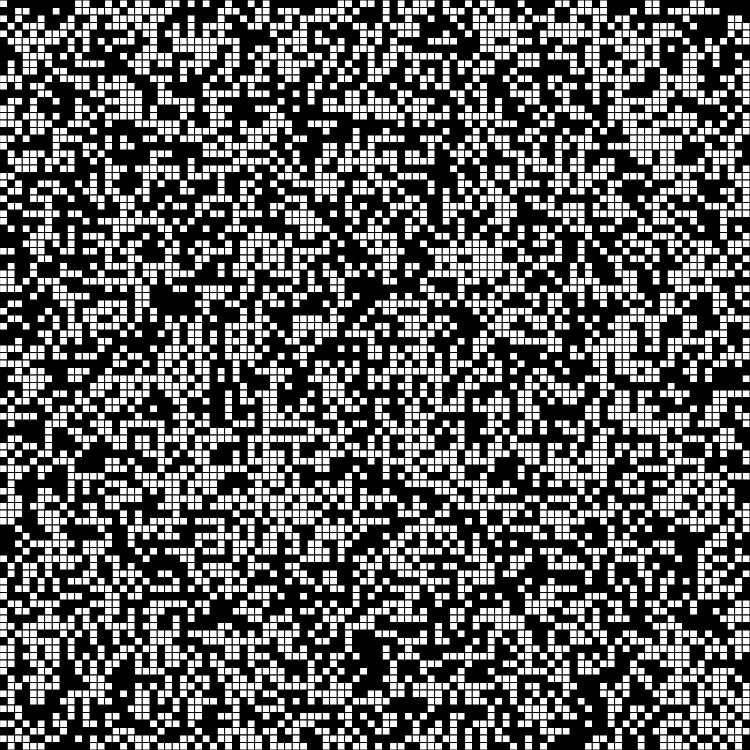
Frame 1 (no input)
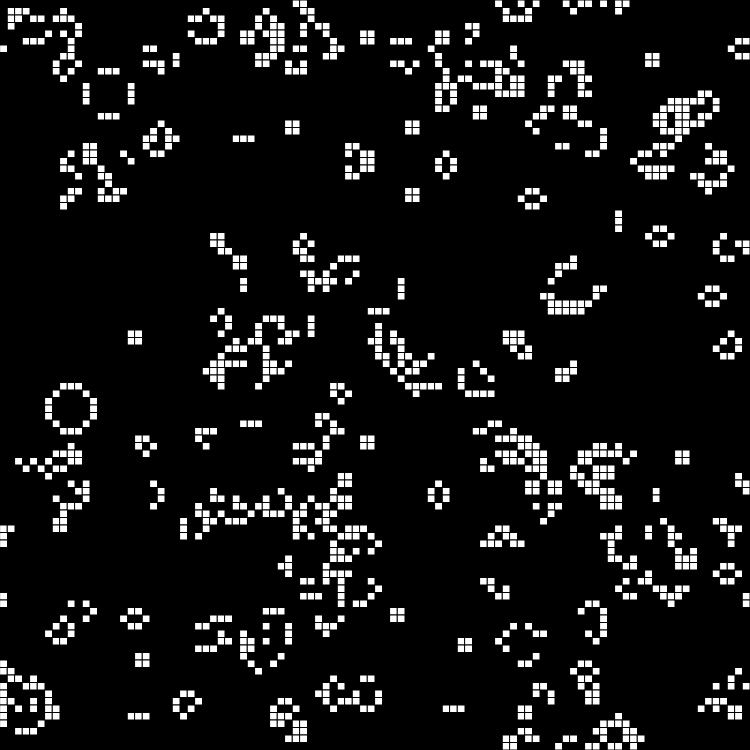
Frame 60 (no input)
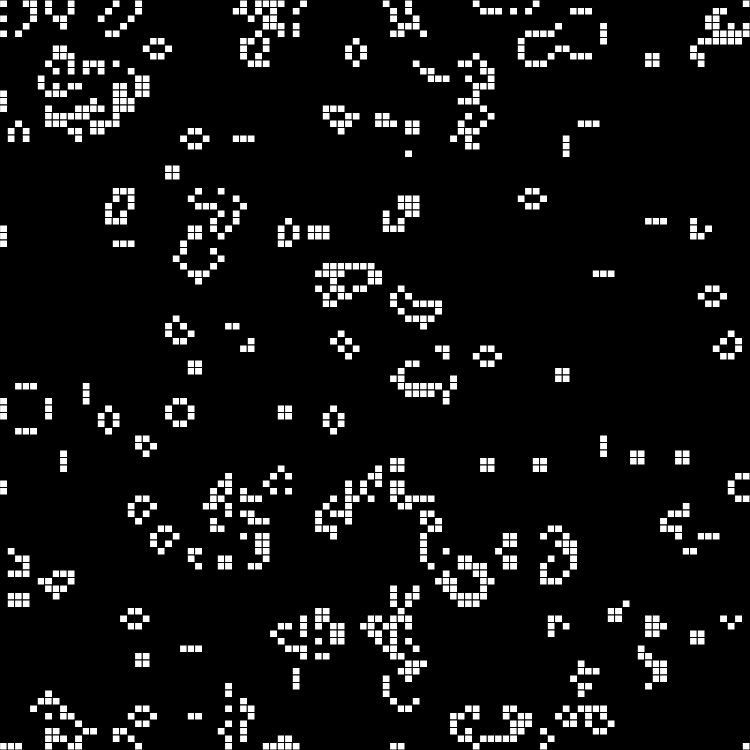
Frame 120 (the mouse pressed at the canvas centre since frame 60)

The p5.js sketch that drew these frames (run headless with seeded random() and noise() and a simulated clock; from frame 60 on, the mouse is pressed at the canvas centre):

// p5.js sketch
// ── sketch.js
function make2DArray(cols, rows) {
  let arr = new Array(cols);
  for (let i = 0; i < arr.length; i++) {
    arr[i] = new Array(rows);
  }

  return arr;
}


let grid;
let COLS = 100;
let ROWS = 100;

function setup() {
  grid = make2DArray(COLS, ROWS);

  // fill in the grid with random values (1 || 2)
  for (let i = 0; i < COLS; i++) {
    for (let j = 0; j < ROWS; j++) {
      grid[i][j] = floor(random(2));
    }
  }

  console.table(grid);

  createCanvas(750, 750);
  frameRate(20);
}

function draw() {
  background(0);



  for (let i = 0; i < COLS; i++) {
    for (let j = 0; j < ROWS; j++) {
      let cellWidth = width / COLS;
      let cellHeight = height / ROWS;

      let x = i * cellWidth;
      let y = j * cellHeight;

      if (grid[i][j] == 1) {
        fill(255);
        rect(x, y, cellWidth, cellHeight);
      }
    }
  }

  // Initialize a new array for the next frame
  let nextGen = make2DArray(COLS, ROWS);

  // Compute the next grid
  for (let i = 0; i < COLS; i++) {
    for (let j = 0; j < ROWS; j++) {

      // // Edge cases
      // if (i == 0 || i == COLS - 1 || j == 0 || j == ROWS - 1) {
      //   nextGen[i][j] = grid[i][j] // TODO: REMOVE PLACEHOLDER
      // }
      // else {
      // Count the neighbors
      let sum = 0;
      let neighbors = countNeighbors(grid, i, j);
      let curState = grid[i][j];

      // Apply the rules
      if (curState == 0 && neighbors == 3) {
        nextGen[i][j] = 1;
      }
      else if (curState == 1 && (neighbors < 2 || neighbors > 3)) {
        nextGen[i][j] = 0;
      }
      else {
        nextGen[i][j] = grid[i][j];
      }
      // }
    }
  }

  grid = nextGen;

}

function countNeighbors(grid, x, y) {
  let sum = 0;

  for (let i = -1; i < 2; i++) {
    for (let j = -1; j < 2; j++) {

      // Toroidal grid implementation
      gridX = (x + i + COLS) % COLS;
      gridY = (y + j + ROWS) % ROWS;

      sum += grid[gridX][gridY];
    }
  }

  return sum - grid[x][y];
}
